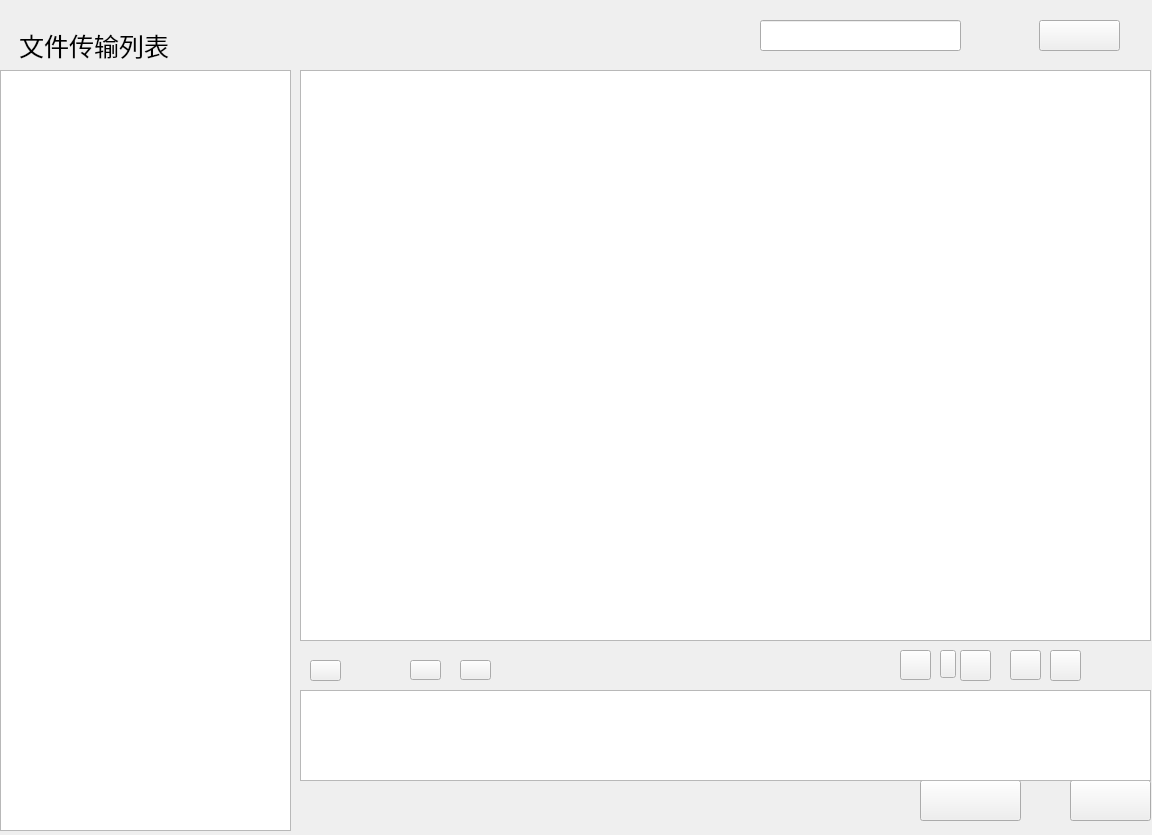
<?xml version="1.0" encoding="UTF-8"?>
<ui version="4.0">
 <class>ChatDialog</class>
 <widget class="QWidget" name="ChatDialog">
  <property name="geometry">
   <rect>
    <x>0</x>
    <y>0</y>
    <width>1152</width>
    <height>835</height>
   </rect>
  </property>
  <property name="minimumSize">
   <size>
    <width>1152</width>
    <height>835</height>
   </size>
  </property>
  <property name="maximumSize">
   <size>
    <width>1152</width>
    <height>835</height>
   </size>
  </property>
  <property name="windowTitle">
   <string>Form</string>
  </property>
  <property name="windowIcon">
   <iconset resource="resource.qrc">
    <normaloff>:/tx/6.png</normaloff>:/tx/6.png</iconset>
  </property>
  <property name="autoFillBackground">
   <bool>false</bool>
  </property>
  <widget class="QPushButton" name="pd_send">
   <property name="geometry">
    <rect>
     <x>970</x>
     <y>650</y>
     <width>16</width>
     <height>28</height>
    </rect>
   </property>
   <property name="text">
    <string/>
   </property>
  </widget>
  <widget class="QPushButton" name="pb_VA">
   <property name="geometry">
    <rect>
     <x>900</x>
     <y>650</y>
     <width>31</width>
     <height>30</height>
    </rect>
   </property>
   <property name="text">
    <string/>
   </property>
  </widget>
  <widget class="QPushButton" name="pd_Bq">
   <property name="geometry">
    <rect>
     <x>1010</x>
     <y>650</y>
     <width>31</width>
     <height>30</height>
    </rect>
   </property>
   <property name="text">
    <string/>
   </property>
  </widget>
  <widget class="QPushButton" name="pb_Pc">
   <property name="geometry">
    <rect>
     <x>1050</x>
     <y>650</y>
     <width>31</width>
     <height>31</height>
    </rect>
   </property>
   <property name="text">
    <string/>
   </property>
  </widget>
  <widget class="QLineEdit" name="le_t">
   <property name="geometry">
    <rect>
     <x>760</x>
     <y>20</y>
     <width>201</width>
     <height>31</height>
    </rect>
   </property>
  </widget>
  <widget class="QPushButton" name="pd_send_picture">
   <property name="geometry">
    <rect>
     <x>940</x>
     <y>650</y>
     <width>16</width>
     <height>28</height>
    </rect>
   </property>
   <property name="text">
    <string/>
   </property>
  </widget>
  <widget class="QPushButton" name="pb_VA_2">
   <property name="geometry">
    <rect>
     <x>960</x>
     <y>650</y>
     <width>31</width>
     <height>31</height>
    </rect>
   </property>
   <property name="mouseTracking">
    <bool>false</bool>
   </property>
   <property name="tabletTracking">
    <bool>false</bool>
   </property>
   <property name="acceptDrops">
    <bool>false</bool>
   </property>
   <property name="autoFillBackground">
    <bool>false</bool>
   </property>
   <property name="text">
    <string/>
   </property>
   <property name="iconSize">
    <size>
     <width>16</width>
     <height>16</height>
    </size>
   </property>
   <property name="checkable">
    <bool>false</bool>
   </property>
   <property name="autoRepeat">
    <bool>false</bool>
   </property>
   <property name="autoExclusive">
    <bool>false</bool>
   </property>
   <property name="autoDefault">
    <bool>false</bool>
   </property>
   <property name="default">
    <bool>false</bool>
   </property>
   <property name="flat">
    <bool>false</bool>
   </property>
  </widget>
  <widget class="QLabel" name="label_2">
   <property name="geometry">
    <rect>
     <x>520</x>
     <y>10</y>
     <width>151</width>
     <height>151</height>
    </rect>
   </property>
   <property name="text">
    <string/>
   </property>
  </widget>
  <widget class="QLabel" name="label_3">
   <property name="geometry">
    <rect>
     <x>0</x>
     <y>0</y>
     <width>1157</width>
     <height>831</height>
    </rect>
   </property>
   <property name="font">
    <font>
     <pointsize>15</pointsize>
    </font>
   </property>
   <property name="text">
    <string/>
   </property>
   <property name="pixmap">
    <pixmap resource="resource.qrc">:/images/bg.png</pixmap>
   </property>
  </widget>
  <widget class="QPushButton" name="send">
   <property name="geometry">
    <rect>
     <x>1070</x>
     <y>780</y>
     <width>81</width>
     <height>41</height>
    </rect>
   </property>
   <property name="text">
    <string/>
   </property>
  </widget>
  <widget class="QPushButton" name="Bq">
   <property name="geometry">
    <rect>
     <x>310</x>
     <y>660</y>
     <width>31</width>
     <height>21</height>
    </rect>
   </property>
   <property name="text">
    <string/>
   </property>
  </widget>
  <widget class="QPushButton" name="VA_2">
   <property name="geometry">
    <rect>
     <x>410</x>
     <y>660</y>
     <width>31</width>
     <height>20</height>
    </rect>
   </property>
   <property name="text">
    <string/>
   </property>
  </widget>
  <widget class="QPushButton" name="pb_tFile">
   <property name="geometry">
    <rect>
     <x>460</x>
     <y>660</y>
     <width>31</width>
     <height>20</height>
    </rect>
   </property>
   <property name="text">
    <string/>
   </property>
  </widget>
  <widget class="QPushButton" name="VA">
   <property name="geometry">
    <rect>
     <x>1039</x>
     <y>20</y>
     <width>81</width>
     <height>31</height>
    </rect>
   </property>
   <property name="text">
    <string/>
   </property>
  </widget>
  <widget class="QPushButton" name="send_picture">
   <property name="geometry">
    <rect>
     <x>920</x>
     <y>780</y>
     <width>101</width>
     <height>41</height>
    </rect>
   </property>
   <property name="text">
    <string/>
   </property>
  </widget>
  <widget class="QTextBrowser" name="chat2">
   <property name="geometry">
    <rect>
     <x>300</x>
     <y>70</y>
     <width>851</width>
     <height>571</height>
    </rect>
   </property>
  </widget>
  <widget class="QTextEdit" name="te_chat2">
   <property name="geometry">
    <rect>
     <x>300</x>
     <y>690</y>
     <width>851</width>
     <height>91</height>
    </rect>
   </property>
  </widget>
  <widget class="QLabel" name="label">
   <property name="geometry">
    <rect>
     <x>310</x>
     <y>700</y>
     <width>120</width>
     <height>90</height>
    </rect>
   </property>
   <property name="text">
    <string/>
   </property>
  </widget>
  <widget class="QLabel" name="label_4">
   <property name="geometry">
    <rect>
     <x>-20</x>
     <y>20</y>
     <width>321</width>
     <height>51</height>
    </rect>
   </property>
   <property name="font">
    <font>
     <family>华文行楷</family>
     <pointsize>19</pointsize>
    </font>
   </property>
   <property name="text">
    <string>      文件传输列表</string>
   </property>
  </widget>
  <widget class="QListView" name="ls_1">
   <property name="geometry">
    <rect>
     <x>0</x>
     <y>70</y>
     <width>291</width>
     <height>761</height>
    </rect>
   </property>
  </widget>
 </widget>
 <resources>
  <include location="resource.qrc"/>
 </resources>
 <connections/>
</ui>
